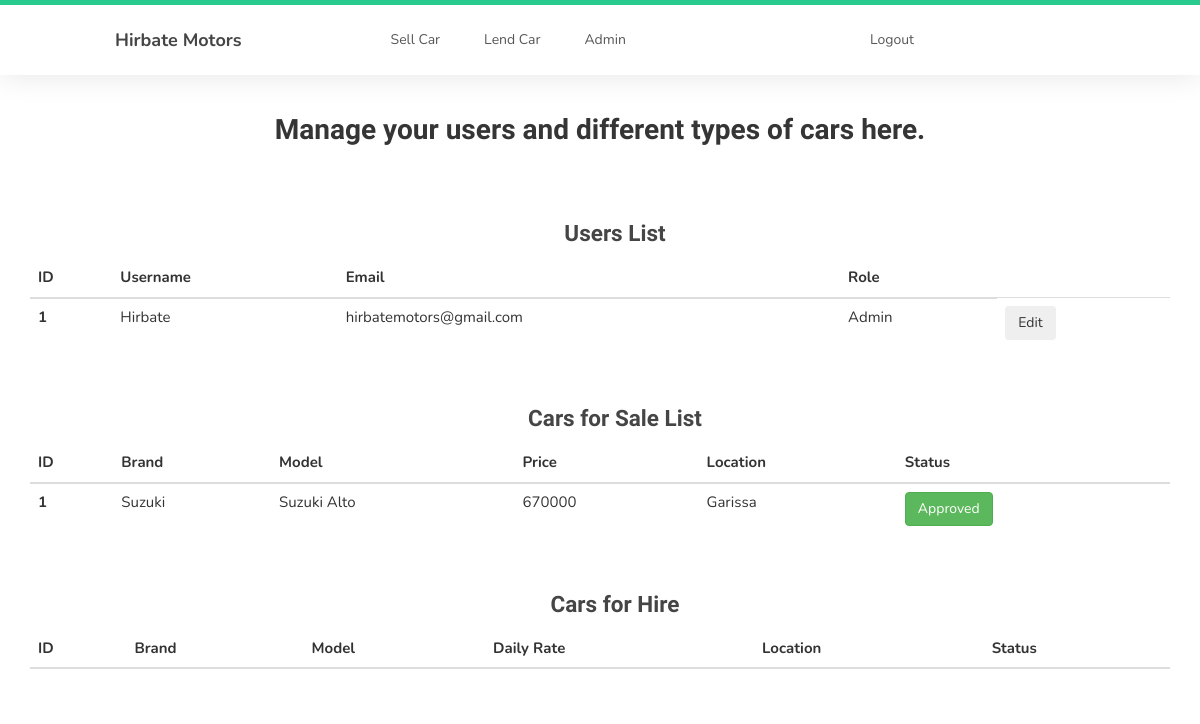
Page /admin (signed in) on the earlier database version.
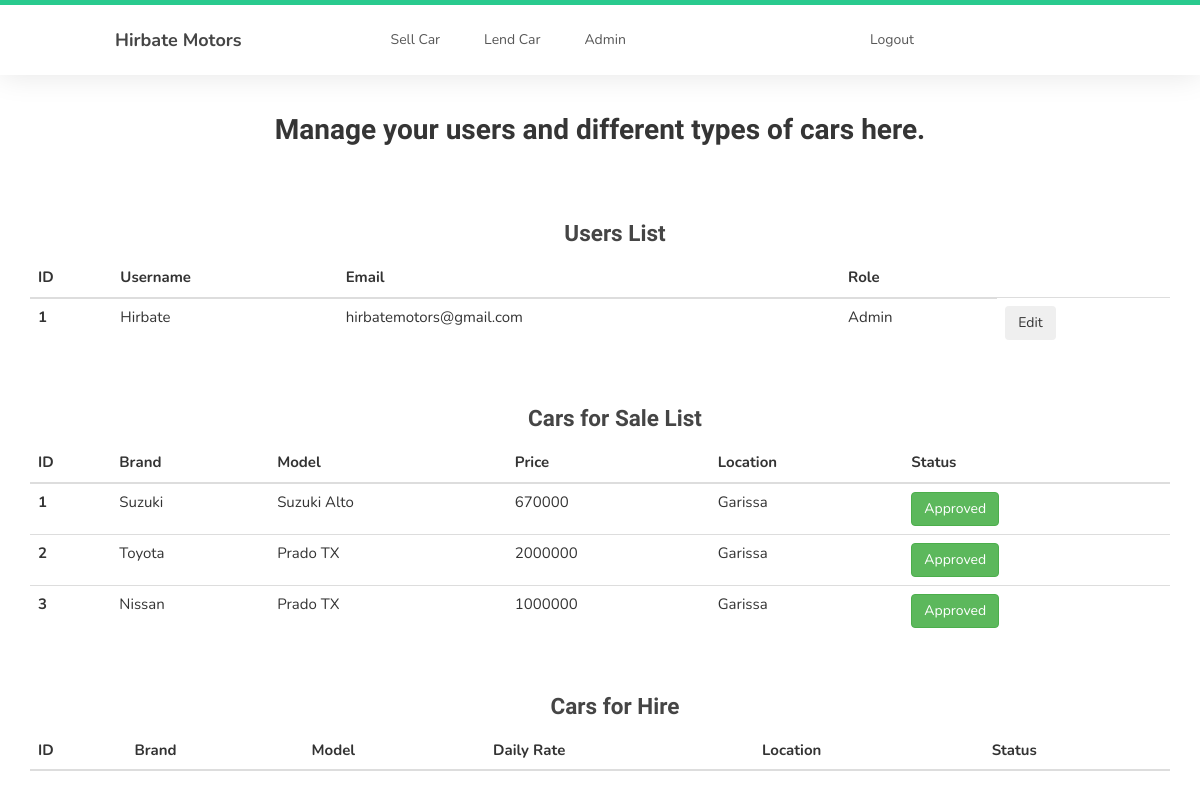
Same page on the later database version.
### car_dealer/models.py (models this page shows, shortened)
class User(db.Model, UserMixin):
    id = db.Column(db.Integer, primary_key=True)
    username = db.Column(db.String(20), unique=True, nullable=False)
    email = db.Column(db.String(80), unique=True, nullable=False)
    password = db.Column(db.String(120), nullable=False)
    date_added = db.Column(db.DateTime, default=datetime.utcnow())
    is_admin = db.Column(db.Boolean, nullable=False, default=False)
    sale_reference = db.relationship('Car', backref='Owner', lazy=True)
    hire_reference = db.relationship('LendCar', backref='Owner', lazy=True)

class Car(db.Model):
    id = db.Column(db.Integer, primary_key=True)
    condition = db.Column(db.String, nullable=False)
    gearbox = db.Column(db.String, nullable=False)
    color = db.Column(db.String, nullable=False)
    make = db.Column(db.String(50), nullable=False)
    mileage = db.Column(db.Integer, nullable=False)
    price = db.Column(db.Integer, nullable=False)
    model = db.Column(db.String(50), nullable=False)
    fuel = db.Column(db.String, nullable=False)
    seats = db.Column(db.Integer, nullable=False)
    mfg_year = db.Column(db.Integer, nullable=False)
    engine_size = db.Column(db.Integer, nullable=False)
    description = db.Column(db.Text, nullable=False)
    location = db.Column(db.String(30), nullable=False)
    is_approved = db.Column(db.Boolean, nullable=False, default=False)
    user_id = db.Column(db.Integer, db.ForeignKey('user.id'), nullable=False)
    photo_reference = db.relationship('SellPhotos', backref='Car', lazy=True)

### car_dealer/routes.py (the view)
@app.route('/admin', methods=['GET', 'POST'])
@login_required
def admin():
    if current_user.is_admin:
        users = User.query.all()
        cars_for_sale = Car.query.all()
        cars_for_hire = LendCar.query.all()
        return render_template('admin.html', title='Account Page', users=users, cars_for_sale=cars_for_sale,
                               cars_for_hire=cars_for_hire)
    else:
        abort(404)

### car_dealer/models.py (called while the page is built)
@login_manager.user_loader
def load_user(user_id):
    return User.query.get(int(user_id))

### car_dealer/templates/admin.html (shortened to what this page needs)
{% extends 'layout.html' %}
{% block content %}
    <div class="container" style="margin-top: 2rem; font-family: Helvetica, Arial, sans-serif; text-align: center">
        <h2>Manage your users and different types of cars here.</h2>
    </div>
    <div class="row" id="AdminTables">
        <div class="col-md-12 mt-4 mb-4">
            <div class="container" style="text-align: center">
                <h3>Users List</h3>
            </div>
            <table class="table table-dark">
              <thead>
                <tr>
                  <th scope="col">ID</th>
                  <th scope="col">Username</th>
                  <th scope="col">Email</th>
                  <th scope="col">Role</th>
                </tr>
              </thead>
              <tbody>
                {% for user in users %}
                    <tr>
                      <th scope="row">{{ user.id }}</th>
                      <td>{{ user.username }}</td>
                      <td>{{ user.email }}</td>
                      {% if user.is_admin %}
                          <td>Admin</td>
                      {% else %}
                          <td>User</td>
                      {% endif %}
                      <td><button type="button" class="btn btn-secondary">Edit</button></td>
                    </tr>
                {% endfor %}
              </tbody>
            </table>
        </div>
        <div class="col-md-12 mt-4 mb-4">
            <div class="container" style="text-align: center">
                <h3>Cars for Sale List</h3>
            </div>
            <table class="table table-dark">
              <thead>
                <tr>
                  <th scope="col">ID</th>
                  <th scope="col">Brand</th>
                  <th scope="col">Model</th>
                  <th scope="col">Price</th>
                  <th scope="col">Location</th>
                  <th scope="col">Status</th>
                </tr>
              </thead>
              <tbody>
                {% for car in cars_for_sale %}
                    <tr>
                      <th scope="row">{{ car.id }}</th>
                      <td>{{ car.make }}</td>
                      <td>{{ car.model }}</td>
                      <td>{{ car.price }}</td>
                      <td>{{ car.location }}</td>
                      {% if car.is_approved %}
                            <td><a href="{{ url_for('car_sales_info', car_id=car.id)}}"><button type="button" class="btn btn-success">Approved</button></a></td>
                      {% else %}
                            <td><a href="{{ url_for('car_sales_info', car_id=car.id)}}"><button type="button" class="btn btn-warning">Pending</button></a></td>
                      {% endif %}
                    </tr>
                {% endfor %}
              </tbody>
            </table>
        </div>
        <div class="col-md-12 mt-4 mb-4">
            <div class="container" style="text-align: center">
                <h3>Cars for Hire</h3>
            </div>
            <table class="table table-dark">
              <thead>
                <tr>
                  <th scope="col">ID</th>
                  <th scope="col">Brand</th>
                  <th scope="col">Model</th>
                  <th scope="col">Daily Rate</th>
                  <th scope="col">Location</th>
                  <th scope="col">Status</th>
                </tr>
              </thead>
            </table>
        </div>
    </div>
{% endblock %}

### car_dealer/templates/layout.html (shortened to what this page needs)
<!DOCTYPE html>
<html lang="en">
<head>
     <link rel="stylesheet" type="text/css" href="{{ url_for('static', filename='css/bootstrap.min.css') }}">
     <link rel="stylesheet" type="text/css" href="{{ url_for('static', filename='css/font-awesome.min.css') }}">
     <link rel="stylesheet" type="text/css" href="{{ url_for('static', filename='css/owl.carousel.css') }}">
     <link rel="stylesheet" type="text/css" href="{{ url_for('static', filename='css/owl.theme.default.min.css') }}">
     <link rel="stylesheet" type="text/css" href="{{url_for('static', filename='css/style.css')}}">
</head>
<body>
     <nav id="top" data-spy="scroll" data-target=".navbar-collapse" data-offset="50">
          <section class="navbar custom-navbar navbar-fixed-top" role="navigation">
               <div class="container-fluid" style="margin-left: 100px;">
                    <div class="navbar-header">
                         <a class="navbar-brand" href="{{ url_for ('home') }}"> Hirbate Motors</a>
                    </div>
                    <div class="collapse navbar-collapse">
                         <ul class="nav navbar-nav navbar-nav-first">
                              {% if current_user.is_authenticated and current_user.is_admin %}
                                   <li><a href="{{ url_for ('sell_car') }}">Sell Car</a></li>
                                   <li><a href="{{ url_for ('lend_car') }}">Lend Car</a></li>
                                   <li><a class="ms-auto" href="{{ url_for ('admin') }}">Admin</a></li>
                              {% endif %}
                              {% if current_user.is_authenticated %}
                                   <li><a class="ms-auto" style="margin-left: 200px;" href="{{ url_for ('logout') }}">Logout</a></li>
                              {% else %}
                                   <li><a class="ms-auto" style="margin-left: 200px;" href="{{ url_for ('register') }}">Register</a></li>
                                   <li><a class="ms-auto" href="{{ url_for ('login') }}">Login</a></li>
                              {% endif %}
                         </ul>
                    </div>
               </div>
          </section>
     </nav>
     {% block content %}
     {% endblock content %}
</body>
</html>

### car_dealer/static/css/style.css (style rules this page uses)
body { background: #ffffff; font-family: 'Nunito', sans-serif; overflow-x: hidden; padding-top: 10px; }
h1,h2,h3,h4,h5,h6 { font-family: 'Muli', sans-serif; font-weight: bold; line-height: inherit; }
h2 { color: #353535; font-size: 2em; padding-bottom: 10px; }
h3 { font-size: 1.5em; }
h3, h3 a { color: #454545; }
html { -webkit-font-smoothing: antialiased; }
a { color: #252525; -webkit-transition: 0.5s; transition: 0.5s; text-decoration: none !important; }
a, input, button, .form-control { -webkit-transition: 0.5s; transition: 0.5s; }
section { position: relative; padding: 5px 0; }
.custom-navbar { background: #ffffff; border-top: 5px solid #29ca8e; border-bottom: 0; -webkit-box-shadow: 0 1px 30px rgba(0, 0, 0, 0.1); -moz-box-shadow: 0 1px 30px rgba(0, 0, 0, 0.1); box-shadow: 0 1px 30px rgba(0, 0, 0, 0.1); padding: 12px 0; margin-bottom: 0; padding: 0; }
.custom-navbar .navbar-brand { color: #454545; font-size: 18px; font-weight: bold; line-height: 40px; }
.custom-navbar .navbar-nav.navbar-nav-first { margin-left: 8em; }
.custom-navbar .nav li a { line-height: 40px; color: #575757; padding-right: 22px; padding-left: 22px; }
section, .section-background .item, .section-background .courses-thumb, .section-background .team-thumb, main > section:nth-child(even) .item, main > section:nth-child(even) .courses-thumb, main > section:nth-child(even) .team-thumb, main > section { background: #fff; }
.col-md-12 { margin-top: 0.7rem; margin-bottom: 0.7rem; }
#AdminTables { margin-top: 20px; margin-left: 15px; margin-right: 15px; font-size: 15px; }

Differences in the rows shown:
added Car: id "2", make "Toyota", model "Prado TX", price "2000000", location "Garissa"
added Car: id "3", make "Nissan", model "Prado TX", price "1000000", location "Garissa"
